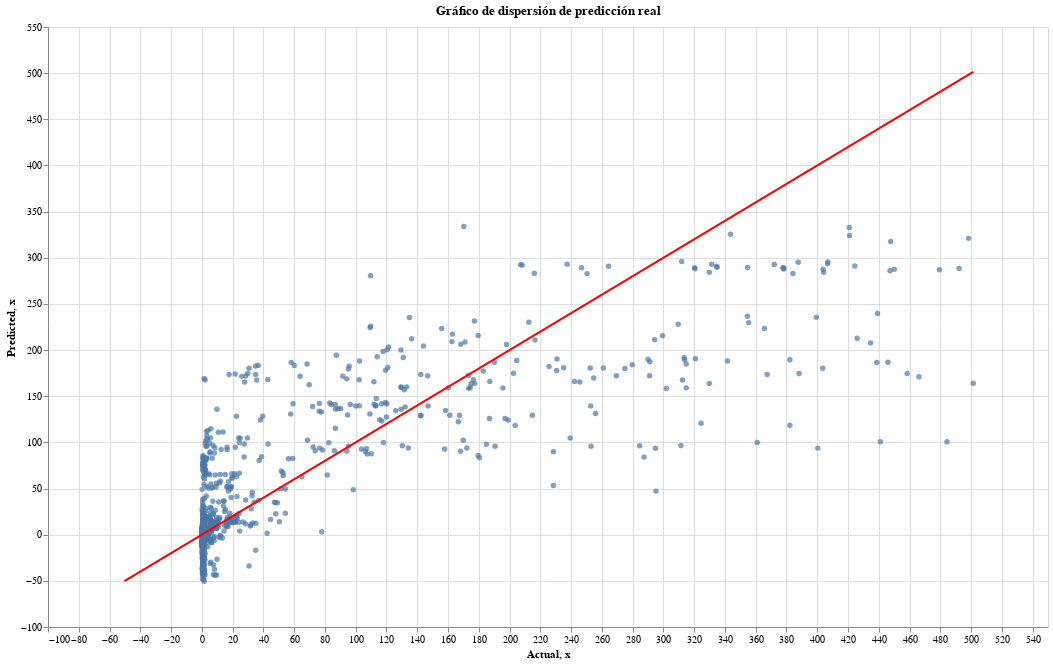

This figure's notebook cell:
### Code cell
grafo(y_test, y_pred_test)

### Figure 1 — Vega-Lite specification as saved in the notebook (floating-point values rounded to 4 significant figures; data arrays with more than 128 entries replaced by an {"elided": "..."} marker saying what was removed)
{"config": {"view": {"continuousWidth": 300, "continuousHeight": 300}}, "layer": [{"data": {"name": "data-2c1b311c6fca4b527043ef3ab672e1c3"}, "mark": {"type": "circle"}, "encoding": {"x": {"field": "Actual", "type": "quantitative"}, "y": {"field": "Predicted", "type": "quantitative"}}, "name": "view_2", "title": "Gráfico de dispersión de predicción real"}, {"data": {"name": "data-181926b0ee65523f0c4765b98be42cd1"}, "mark": {"type": "line", "color": "red"}, "encoding": {"x": {"field": "x", "type": "quantitative"}, "y": {"field": "x", "type": "quantitative"}}}], "height": 600, "params": [{"name": "param_2", "select": {"type": "interval", "encodings": ["x", "y"]}, "bind": "scales", "views": ["view_2"]}], "width": 1000, "$schema": "https://vega.github.io/schema/vega-lite/v5.14.1.json", "datasets": {"data-2c1b311c6fca4b527043ef3ab672e1c3": {"elided": "850 records"}, "data-181926b0ee65523f0c4765b98be42cd1": [{"x": -50.34}, {"x": 501.4}]}}
